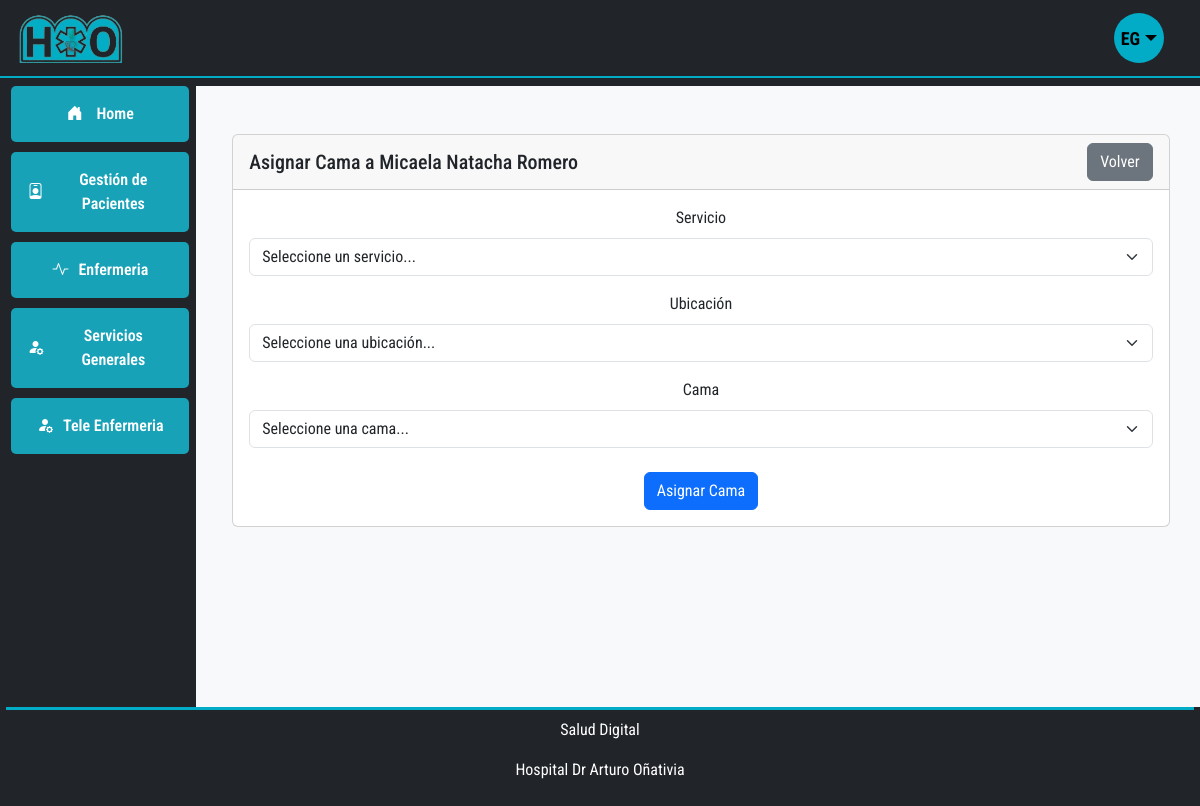
Page /asignar-cama/1/ (signed in) on the committed database.
### users/models.py (models this page shows, shortened)
class User(AbstractUser, PermissionsMixin):
    first_name = None  # Sobrescribir el campo first_name de AbstractUser
    last_name = None   # Sobrescribir el campo last_name de AbstractUser
    username = None
    name = models.CharField(
        gettext_lazy('First name'), max_length=30, blank=False, null=False
    )
    lastname = models.CharField(
        gettext_lazy('Last name'), max_length=30, blank=False, null=False
    )
    cellphone = models.CharField(
        gettext_lazy('Cellphone'), max_length=10, blank=True, null=True
    )
    email = models.EmailField(
        gettext_lazy('Email'), max_length=254, unique=True, null=False
    )
    uuid = models.UUIDField(unique=True, default=uuid.uuid4, editable=False)
    date_joined = models.DateTimeField(gettext_lazy('Date joined'), auto_now_add=True)
    is_staff = models.BooleanField(gettext_lazy('Staff'), default=False, help_text=gettext_lazy('Designates whether the user can log into this admin site.'))
    is_active = models.BooleanField(gettext_lazy('Active'), default=False)
    servicio = models.CharField(gettext_lazy('Service'), max_length=30, blank=True, null=True)
    cargo = models.CharField(gettext_lazy('Cargo'), max_length=30, blank=True, null=True)
    objects = UserManager()
    USERNAME_FIELD = "email"
    REQUIRED_FIELDS = ["name", "lastname"]
    class Meta:
        verbose_name = gettext_lazy('user')
        verbose_name_plural = gettext_lazy('users')

### pacientes/models.py (models this page shows, shortened)
class Paciente(models.Model):
    nombre_completo = models.CharField(max_length=255, null=True, blank=True)
    dni = models.CharField(max_length=15, unique=True)
    fecha_nacimiento = models.DateField()
    domicilio = models.CharField(max_length=255, null=True, blank=True)
    localidad = models.CharField(max_length=100, null=True, blank=True)
    telefono = models.CharField(max_length=20)
    telefono2 = models.CharField(max_length=20, null=True, blank=True, default="-")
    obra_social = models.CharField(max_length=100, null=True, blank=True, default="sin Datos")
    fecha_ingreso = models.DateField(default=timezone.now)
    diagnostico = models.CharField(max_length=255, null=True, blank=True)
    causa_externa = models.CharField(max_length=255, null=True, blank=True)  # Solo para pediatría/guardia
    arm = models.BooleanField(default=False)  # Si necesita asistencia respiratoria
    tipo_egreso = models.CharField(max_length=50, null=True, blank=True)  # Alta, Derivado, etc.
    fecha_egreso = models.DateField(null=True, blank=True)
    nombre_tutor = models.CharField(max_length=255, null=True, blank=True)
    dni_tutor = models.CharField(max_length=15, null=True, blank=True)
    historia_clinica = models.CharField(max_length=50, null=True, blank=True)
    pases = models.CharField(max_length=255, null=True, blank=True)  # Detalle de los pases
    fecha_pase = models.DateField(null=True, blank=True)
    @property
    def cama_actual(self):
        paciente_cama = self.pacientecama_set.filter(fecha_liberacion__isnull=True).first()
        return paciente_cama.cama if paciente_cama else None

### gestioncamas/views.py (the view)
# urls.py: path("asignar-cama/<int:paciente_id>/", views.asignar_cama, name="asignar_cama"),
@login_required
def asignar_cama(request, paciente_id):
    paciente = get_object_or_404(Paciente, id=paciente_id)
    if paciente.cama_actual:
        messages.warning(request, "El paciente ya tiene una cama asignada")
        return redirect("pacientes:detallepaciente", id=paciente_id)
    if request.method == "POST":
        form = AsignacionCamaForm(request.POST)
        if form.is_valid():
            asignacion = form.save(commit=False)
            asignacion.paciente = paciente
            asignacion.save()
            messages.success(
                request, f"Cama {asignacion.cama.numero} asignada exitosamente"
            )
            return redirect("pacientes:detallepaciente", id=paciente_id)
    else:
        form = AsignacionCamaForm()
    return render(
        request,
        "gestioncamas/asignar_cama.html",
        {
            "form": form,
            "paciente": paciente,
        },
    )

### gestioncamas/forms.py (shortened to what this page needs)
class AsignacionCamaForm(forms.ModelForm):
    servicio = forms.ModelChoiceField(
        queryset=Servicio.objects.filter(activo=True),
        empty_label="Seleccione un servicio...",
        required=True,
        widget=forms.Select(attrs={
            'class': 'form-select',
            'id': 'select-servicio'
        })
    )
    ubicacion = forms.ModelChoiceField(
        queryset=Ubicacion.objects.none(),
        empty_label="Seleccione una ubicación...",
        required=True,
        widget=forms.Select(attrs={
            'class': 'form-select',
            'id': 'select-ubicacion'
        })
    )
    cama = forms.ModelChoiceField(
        queryset=Cama.objects.none(),
        empty_label="Seleccione una cama...",
        required=True,
        widget=forms.Select(attrs={
            'class': 'form-select',
            'id': 'select-cama'
        })
    )
    class Meta:
        model = PacienteCama
        fields = ['servicio', 'ubicacion', 'cama']
    def __init__(self, *args, **kwargs):
        super().__init__(*args, **kwargs)

### gestioncamas/models.py (called while the page is built)
    def __str__(self):
        return self.nombre

### gestioncamas/templates/gestioncamas/asignar_cama.html (shortened to what this page needs)
{% extends "base.html" %}
{% block main_content %}
<div class="container mt-4">
    <div class="row">
        <div class="col-12">
            <div class="card">
                <div class="card-header">
                    <div class="d-flex justify-content-between align-items-center">
                        <h5 class="card-title mb-0">Asignar Cama a {{ paciente.nombre_completo }}</h5>
                        <a href="{% url 'pacientes:detallepaciente' paciente.id %}" class="btn btn-secondary">
                             Volver
                        </a>
                    </div>
                </div>
                <div class="card-body">
                    <form method="post" id="asignacionForm">
                        <div class="mb-3">
                            <label for="{{ form.servicio.id_for_label }}" class="form-label">Servicio</label>
                            {{ form.servicio }}
                        </div>
                        <div class="mb-3">
                            <label for="{{ form.ubicacion.id_for_label }}" class="form-label">Ubicación</label>
                            {{ form.ubicacion }}
                        </div>
                        <div class="mb-3">
                            <label for="{{ form.cama.id_for_label }}" class="form-label">Cama</label>
                            {{ form.cama }}
                        </div>
                        <div class="mt-4">
                            <button type="submit" class="btn btn-primary">
                                 Asignar Cama
                            </button>
                        </div>
                    </form>
                </div>
            </div>
        </div>
    </div>
</div>
{% endblock%}

### templates/base.html (shortened to what this page needs)
{% load static %}
<!DOCTYPE html>
<html lang="en">
  <head>
    <link
      href="https://cdn.jsdelivr.net/npm/bootstrap@5.3.3/dist/css/bootstrap.min.css"
      rel="stylesheet"
    />
    <link
      rel="stylesheet"
      href="https://cdn.jsdelivr.net/npm/bootstrap-icons@1.11.3/font/bootstrap-icons.min.css"
    />
    <link rel="stylesheet" href="{% static 'css/style.css' %}" />
  </head>
  <body class="bg-dark">
    <nav
      class="navbar navbar-dark bg-dark navbar-expand-lg fixed-top custom-border-bottom mr-1"
    >
      <div class="container-fluid">
        <a class="navbar-brand" href="#"
          ><img
            src="{% static 'imagenes/icono.png' %}"
            alt=""
            size="100"
            height="50"
        /></a>
        <div
          class="offcanvas offcanvas-end text-bg-dark"
          tabindex="-1"
          id="offcanvasDarkNavbar"
          aria-labelledby="offcanvasDarkNavbarLabel"
        >
          <div class="offcanvas-body">
            <ul class="navbar-nav justify-content-end flex-grow-1 pe-3">
                <li class="nav-item mx-lg-2 d-lg-block d-none ms-auto" style="list-style: none;">
                    <div class="dropdown">
                        <div class="user-circle dropdown-toggle" type="button" data-bs-toggle="dropdown" aria-expanded="false">
                          <span id="userInitials" class="user-initials">
                            {% if user.is_authenticated %}
                                {{ user.name|slice:":1" }}{{ user.lastname|slice:":1" }}
                            {% else %}
                                HO
                            {% endif %}
                        </span>
                        </div>
                    </div>
                </li>
            </ul>
          </div>
        </div>
      </div>
    </nav>
    <main class="main-content">
      <div class="row max-expanded-width mg-auto flex-grow">
        <div
          class="menu col-sm-3 col-lg-2 bg-dark d-none d-lg-block text-center align-items-center"
        >
          <div class="box align-items-center justify-content-center">
            <a
              href="{% url 'gestioncamas:dashboard' %}"
              class="text-decoration-none text-white w-100"
            >
              <i class="bi bi-house-door-fill"></i> Home
            </a>
          </div>
          <div
            class="box align-items-center justify-content-center"
            id="Servicios"
            onclick="submenu('subServicios')"
          >
            <i class="bi bi-person-badge"></i> Gestión de Pacientes
          </div>
          <div
            class="box align-items-center justify-content-center w-100"
            id="Enfermeria"
            onclick="submenu('subEnfermeria')"
          >
            <i class="bi bi-activity"></i> Enfermeria
          </div>
          <div
            class="box align-items-center justify-content-center w-100"
            id="serviciosGenerales"
            onclick="submenu('subServiciosGenerales')"
          >
            <i class="bi bi-person-fill-gear"></i> Servicios Generales
          </div>
              <div
              class="box align-items-center justify-content-center w-100"
              id="teleenfermeria"
              onclick="submenu('subTeleenfermeria')"
            >
              <i class="bi bi-person-fill-gear"></i> Tele Enfermeria
            </div>
        </div>
        <div
          class="contenido-principal col-m-12 col-lg-10 bg-light align-items-center"
        >
          <div class="row max-expanded-width mg-auto flex-grow text-center">
            <div class="container p-4">
              {% block main_content %} {% endblock %}
            </div>
          </div>
        </div>
      </div>
    </main>
    <footer class="bg-dark text-center">
      <div class="text-white">
        <p>Salud Digital</p>
        <p>Hospital Dr Arturo Oñativia</p>
      </div>
    </footer>
  </body>
</html>

### static/css/style.css (style rules this page uses)
html, body { height: 100%; margin: 0.2rem; font-family: "Roboto Condensed", sans-serif; }
body { display: flex; flex-direction: column; }
main { flex-grow: 1; display: flex; flex-direction: column; }
.row.max-expanded-width { flex-grow: 1; display: flex; }
.col-sm-3, .col-lg-2 { height: 100%; }
.box { width: 100%; padding: 1rem; background-color: #17a2b8; color: white; margin-left: 5px; border-radius: 5px; margin-bottom: 10px; font-size: 1rem; font-weight: 600; text-align: center; cursor: pointer; display: flex; align-items: center; justify-content: center; transition: background-color 0.3s ease; }
.box i { margin-right: 10px; }
footer { padding: 0.5rem; margin: 0; border-top: solid 3px #02ACC6; }
.main-content { margin-top: 5rem; }
.custom-border-bottom { border-bottom: 2px solid #02ACC6; }
.user-circle { width: 50px; height: 50px; border-radius: 50%; background-color: #02ACC6; display: flex; justify-content: center; align-items: center; font-size: 20px; color: black; font-weight: bold; cursor: pointer; }
.user-initials { text-transform: uppercase; font-size: 18px; }

### rows in the picture
User: name "E", lastname "G"
Paciente: nombre_completo "Micaela Natacha Romero"
